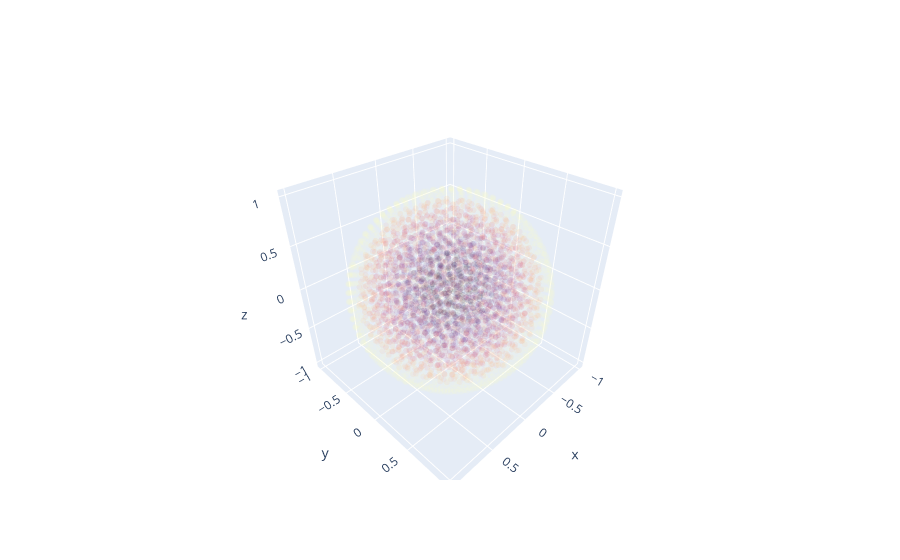

This figure's notebook cell:
### Code cell
import plotly.graph_objects as go
import numpy as np


fig = go.Figure(
                data=[
                        go.Scatter3d(
                                    x=X, y=Y, z=Z,
                                    mode='markers',
                                    marker=dict(
                                                    size=2,
                                                    color=F,                # set color to an array/list of desired values
                                                    colorscale='Magma',   # choose a colorscale
                                                    opacity=0.1
                                                )
                                    )
                      ]
                )
fig.show()

### Figure 1 — Plotly figure (JSON) as saved in the notebook; plotly's stock layout.template omitted (floating-point values rounded to 4 significant figures; data arrays with more than 128 entries replaced by an {"elided": "..."} marker saying what was removed)
{"data": [{"marker": {"color": {"elided": "4071 float values"}, "colorscale": [[0, "#000004"], [0.1111, "#180f3d"], [0.2222, "#440f76"], [0.3333, "#721f81"], [0.4444, "#9e2f7f"], [0.5556, "#cd4071"], [0.6667, "#f1605d"], [0.7778, "#fd9668"], [0.8889, "#feca8d"], [1, "#fcfdbf"]], "opacity": 0.1, "size": 2}, "mode": "markers", "type": "scatter3d", "x": {"elided": "4071 float values"}, "y": {"elided": "4071 float values"}, "z": {"elided": "4071 float values"}}], "layout": {}}
